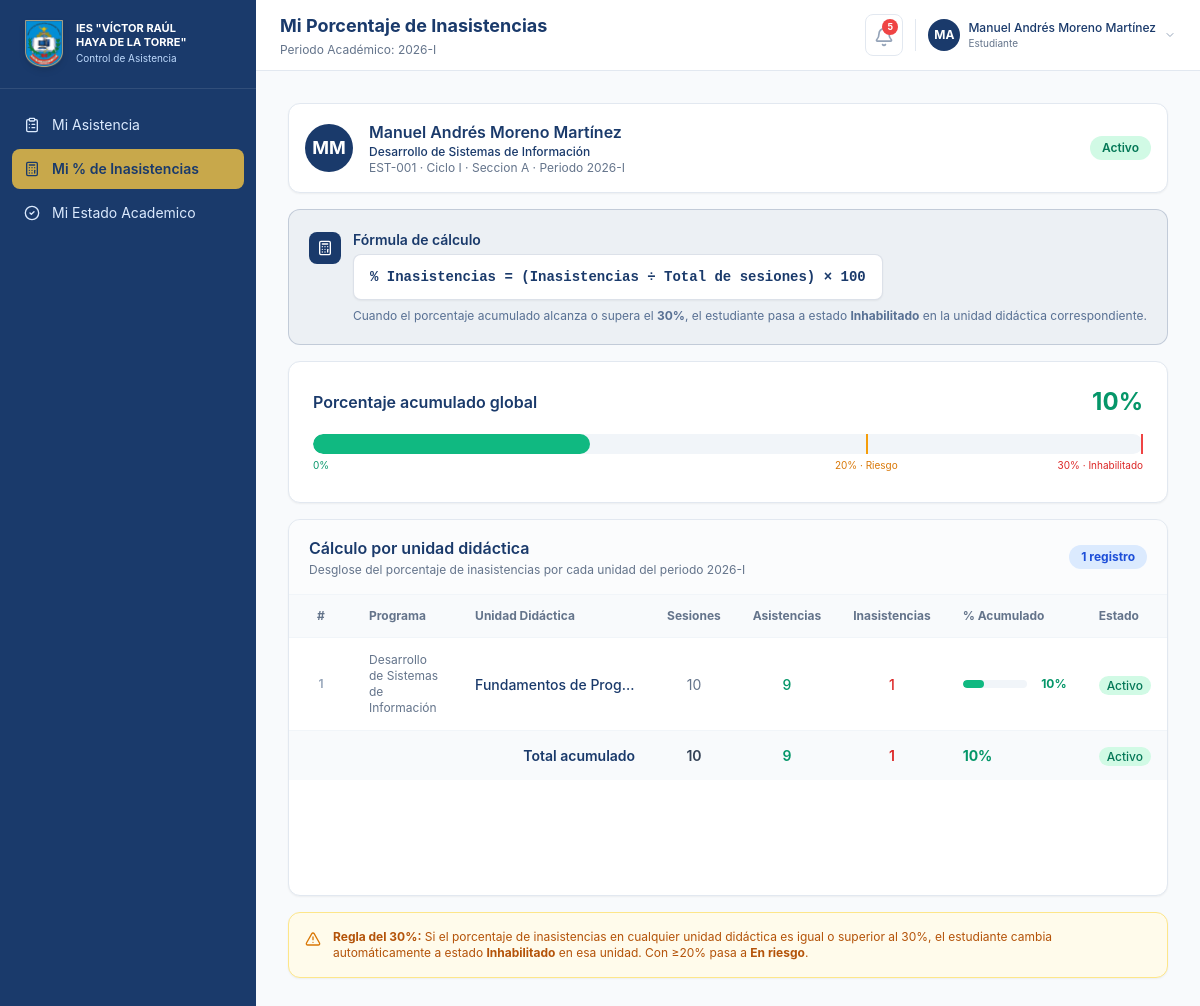
Page /index.php?m=mi-porcentaje (signed in) on the committed database.
### tables this page shows
CREATE TABLE `estudiantes` (
  `id` int(11) NOT NULL AUTO_INCREMENT,
  `codigo` varchar(30) NOT NULL,
  `dni` varchar(20) NOT NULL,
  `nombres` varchar(160) NOT NULL,
  `programa_id` int(11) DEFAULT NULL,
  `periodo_curricular_id` int(11) DEFAULT NULL,
  `unidad_didactica_id` int(11) DEFAULT NULL,
  `seccion` varchar(10) NOT NULL,
  `total_sesiones` int(11) NOT NULL DEFAULT 0,
  `inasistencias` int(11) NOT NULL DEFAULT 0,
  `estado` enum('Activo','En riesgo','Inhabilitado') NOT NULL DEFAULT 'Activo',
  PRIMARY KEY (`id`),
  UNIQUE KEY `codigo` (`codigo`),
  KEY `fk_estudiantes_programa` (`programa_id`),
  KEY `fk_estudiantes_periodo` (`periodo_curricular_id`),
  KEY `fk_estudiantes_unidad` (`unidad_didactica_id`),
  KEY `idx_estudiantes_programa` (`programa_id`,`periodo_curricular_id`),
  CONSTRAINT `fk_estudiantes_periodo` FOREIGN KEY (`periodo_curricular_id`) REFERENCES `periodos_curriculares` (`id`) ON DELETE SET NULL,
  CONSTRAINT `fk_estudiantes_programa` FOREIGN KEY (`programa_id`) REFERENCES `programas` (`id`) ON DELETE SET NULL,
  CONSTRAINT `fk_estudiantes_unidad` FOREIGN KEY (`unidad_didactica_id`) REFERENCES `unidades_didacticas` (`id`) ON DELETE SET NULL
);

CREATE TABLE `programas` (
  `id` int(11) NOT NULL AUTO_INCREMENT,
  `codigo` varchar(10) NOT NULL,
  `nombre` varchar(180) NOT NULL,
  `estado` enum('Activo','Inactivo') NOT NULL DEFAULT 'Activo',
  PRIMARY KEY (`id`),
  UNIQUE KEY `codigo` (`codigo`)
);

CREATE TABLE `periodos_curriculares` (
  `id` int(11) NOT NULL AUTO_INCREMENT,
  `modulo_id` int(11) NOT NULL,
  `nombre` varchar(40) NOT NULL,
  PRIMARY KEY (`id`),
  KEY `modulo_id` (`modulo_id`),
  CONSTRAINT `periodos_curriculares_ibfk_1` FOREIGN KEY (`modulo_id`) REFERENCES `modulos_formativos` (`id`)
);

CREATE TABLE `configuracion` (
  `clave` varchar(50) NOT NULL,
  `valor` text NOT NULL,
  PRIMARY KEY (`clave`)
);

### public/modules/mi-porcentaje.php (the view, shortened to what the rows shown need)
<?php
$user = app_user();
$pdo = db();
$stmtEst = $pdo->prepare('SELECT e.*, p.nombre as programa, pc.nombre as ciclo FROM estudiantes e LEFT JOIN programas p ON e.programa_id = p.id LEFT JOIN periodos_curriculares pc ON e.periodo_curricular_id = pc.id WHERE e.nombres LIKE ?');
$searchTerm = '%' . str_replace(' ', '%', $user['nombre']) . '%';
$stmtEst->execute([$searchTerm]);
$est = $stmtEst->fetch();
$stmtAsist = $pdo->prepare('
    SELECT
        ud.nombre as unidad,
        p.nombre as programa,
        COUNT(a.id) as sesiones,
        SUM(CASE WHEN a.estado = "Inasistente" THEN 1 ELSE 0 END) as inasistencias
    FROM asistencias a
    JOIN sesiones s ON a.sesion_id = s.id
    LEFT JOIN unidades_didacticas ud ON s.unidad_didactica_id = ud.id
    LEFT JOIN programas p ON s.programa_id = p.id
    WHERE a.estudiante_id = ?
    GROUP BY ud.nombre, p.nombre
');
$stmtAsist->execute([$est['id']]);
$unidadesData = $stmtAsist->fetchAll();
$unidades = [];
$peorEstado = 'Activo';
foreach ($unidadesData as $u) {
    $sesiones = (int)$u['sesiones'];
    $inas = (int)$u['inasistencias'];
    $pct = $sesiones > 0 ? (int)round(($inas / $sesiones) * 100) : 0;
    $estado = 'Activo';
    $unidades[] = [
        'programa' => $u['programa'],
        'unidad' => $u['unidad'],
        'sesiones' => $sesiones,
        'inasistencias' => $inas,
        'estado' => $estado,
        'pct' => $pct
    ];
}
$est['estado'] = $peorEstado;
?>
<div class="space-y-4">
    <?php
$cfgInasistencia = (int) app_config('regla_inasistencia', 30);
$cfgRiesgo = (int) app_config('regla_riesgo', 20);
 render_estudiante_header($est); ?>
    <div class="rounded-xl border border-[#1a3a6b]/20 bg-[#1a3a6b]/5 p-5">
        <div class="flex items-start gap-3">
            <div>
                <p class="mt-2 text-xs text-[#1a3a6b]/70">
                    Cuando el porcentaje acumulado alcanza o supera el <strong><?= $cfgInasistencia ?>%</strong>, el estudiante pasa a estado <strong>Inhabilitado</strong> en la unidad didáctica correspondiente.
                </p>
            </div>
        </div>
    </div>
    <div class="rounded-xl border border-slate-200 bg-white p-6 shadow-sm">
        <div class="relative mb-6">
            <div class="relative mt-1">
                <span class="absolute left-0 text-[10px] text-emerald-600">0%</span>
                <span class="absolute -translate-x-1/2 text-[10px] text-amber-600" style="left: <?= (20 / $cfgInasistencia) * 100 ?>%"><?= $cfgRiesgo ?>% · Riesgo</span>
                <span class="absolute right-0 text-[10px] text-red-600"><?= $cfgInasistencia ?>% · Inhabilitado</span>
            </div>
        </div>
    </div>
    <div class="hidden md:block overflow-x-auto min-h-[300px] rounded-xl border border-slate-200 bg-white shadow-sm">
        <div class="overflow-x-auto min-h-[300px]">
            <table class="w-full">
                <thead class="bg-slate-50 border-b border-slate-100">
                    <tr>
                        <th class="table-th w-16 text-center whitespace-nowrap">#</th>
                        <th class="table-th whitespace-nowrap">Programa</th>
                        <th class="table-th whitespace-nowrap">Unidad Didáctica</th>
                        <th class="table-th text-center whitespace-nowrap">Sesiones</th>
                        <th class="table-th text-center whitespace-nowrap">Asistencias</th>
                        <th class="table-th text-center whitespace-nowrap">Inasistencias</th>
                        <th class="table-th whitespace-nowrap">% Acumulado</th>
                        <th class="table-th whitespace-nowrap">Estado</th>
                    </tr>
                </thead>
            </table>
        </div>
    </div>
        <?php
$cfgInasistencia = (int) app_config('regla_inasistencia', 30);
$cfgRiesgo = (int) app_config('regla_riesgo', 20);
 if (!empty($unidades)): ?>
        <?php
$cfgInasistencia = (int) app_config('regla_inasistencia', 30);
$cfgRiesgo = (int) app_config('regla_riesgo', 20);
 endif; ?>
    <div class="flex items-start gap-3 rounded-xl border border-amber-200 bg-amber-50 p-4 shadow-sm">
        <i data-lucide="triangle-alert" class="mt-0.5 h-4 w-4 shrink-0 text-amber-600"></i>
        <p class="text-xs text-amber-700">
            <strong>Regla del <?= $cfgInasistencia ?>%:</strong> Si el porcentaje de inasistencias en cualquier unidad didáctica es igual o superior al <?= $cfgInasistencia ?>%, el estudiante cambia automáticamente a estado <strong>Inhabilitado</strong> en esa unidad. Con ≥<?= $cfgRiesgo ?>% pasa a <strong>En riesgo</strong>.
        </p>
    </div>
</div>

### public/layout.php (shortened to what the rows shown need)
<?php
require_once __DIR__ . '/../app/helpers.php';
$user = app_user();
$module = $_GET['m'] ?? ($user['rol'] === 'admin' ? 'dashboard' : ($user['rol'] === 'docente' ? 'mis-sesiones' : 'mi-asistencia'));
$title = page_title($module);
    ?>
    <?php endforeach;
function render_estudiante_header(array $est): void
{
    $name = trim($est['nombres']);
    $iniciales = strtoupper($name[0] . substr($name, (int) strrpos($name, ' ') + 1, 1));
    ?>
    <div class="flex items-center gap-4 rounded-xl border border-slate-200 bg-white p-4 shadow-sm">
        <div class="flex h-12 w-12 shrink-0 items-center justify-center rounded-full bg-[#1a3a6b] text-lg font-bold text-white"><?= e($iniciales) ?></div>
        <div class="min-w-0 flex-1">
            <p class="truncate font-semibold text-[#1a3a6b]"><?= e($est['nombres']) ?></p>
            <p class="text-xs font-medium text-[#1a3a6b]"><?= e($est['programa']) ?></p>
            <p class="text-xs text-slate-500"><?= e($est['codigo']) ?> · Ciclo <?= e($est['ciclo']) ?> · Seccion <?= e($est['seccion']) ?> · Periodo 2026-I</p>
        </div>
        <span class="shrink-0 rounded-full px-3 py-1 text-xs font-semibold <?= badge_class($est['estado']) ?>"><?= e($est['estado']) ?></span>
    </div>
    <?php
}
?>
<!doctype html>
<html lang="es">
<head>
    <script src="https://cdn.tailwindcss.com"></script>
    <link rel="stylesheet" href="<?= e(base_url('assets/app.css')) ?>">
    <link rel="stylesheet" href="https://cdn.jsdelivr.net/npm/flatpickr/dist/flatpickr.min.css">
</head>
<body class="bg-slate-50 text-slate-900">
<div class="flex min-h-screen bg-slate-50">
    <main class="flex min-w-0 flex-1 flex-col">
        <header class="sticky top-0 shrink-0 border-b border-slate-200 bg-white/95 backdrop-blur px-4 py-3 lg:px-6 z-40">
            <div class="flex items-center justify-between gap-4">
                <div class="flex items-center gap-3">
                    <div>
                        <h1 class="text-lg font-bold text-[#1a3a6b]"><?= e($title) ?></h1>
                    </div>
                </div>
            </div>
        </header>
        <section class="flex-1 p-4 lg:p-8 overflow-x-hidden w-full">
            <?php require __DIR__ . '/modules/' . $module . '.php'; ?>
        </section>
    </main>
</div>
</body>
</html>

### rows in the picture
estudiantes: nombres "MM", nombres "Manuel Andrés Moreno Martínez", programa.nombre "Desarrollo de Sistemas de Información", codigo "EST-001", periodo_curricular.nombre "I", seccion "A", estado "Activo"
configuracion: valor "30"
configuracion: valor "20"

### other values in the picture
$label "Mi Asistencia"
$label "Mi % de Inasistencias"
$label "Mi Estado Academico"
$title "Mi Porcentaje de Inasistencias"
$unread_count "5"
user_initials($user['nombre']) "MA"
$user['nombre'] "Manuel Andrés Moreno Martínez"
role_label($user['rol']) "Estudiante"
$porcentajeGlobal "10"
count($unidades) "1"
$u['programa'] "Desarrollo de Sistemas de Información"
$u['unidad'] "Fundamentos de Prog…"
$u['sesiones'] "10"
$u['sesiones'] - $u['inasistencias'] "9"
$u['inasistencias'] "1"
